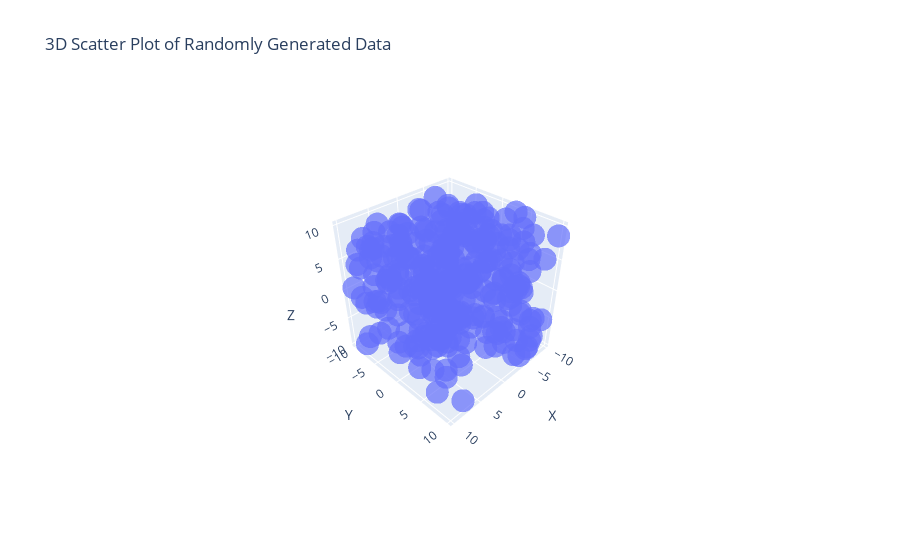

Notebook cell for this chart:
### Code cell
'''
Q1. Using the given dataset, to generate a 3D scatter plot to visualize the distribution of data points in a three
    dimensional space.
np.random.seed(30)
data = {
    'X': np.random.uniform(-10, 10, 300),
    'Y': np.random.uniform(-10, 10, 300),
    'Z': np.random.uniform(-10, 10, 300)
}
df = pd.DataFrame(data)

Answer:
    To generate a 3d scatter plot to visualize the distribution of data points in a three dimensional space using the given dataset.
    The code use the matplotlib's 3d plotting capabilities.
Answer:
    To generate a 3D scatter plot using the given dataset, into Plotly.
    3d Scatter Plot Using Plotly
    The code is as following.
'''

# Set random seed for reproducibility
np.random.seed(30)

# Generate the dataset
data = {
    'X': np.random.uniform(-10, 10, 300),
    'Y': np.random.uniform(-10, 10, 300),
    'Z': np.random.uniform(-10, 10, 300)
}

df = pd.DataFrame(data)

# Create a 3d scatter plot
fig = px.scatter_3d(df, x="X", y="Y", z="Z", title="3D Scatter Plot of Randomly Generated Data", opacity=0.7)


'''
Explanation:
    3D Scatter Plot
    We use plotly.express.scatter_3d() to generate a 3D scatter plot.
    x, y, and z parameters specify the three axes of the plot.
    opacity=0.7 adjusts the transparency to make overlapping points easier to visualize.
Insights:
    This approach will first will show the distribution of data points in the form of 3D scatter plot
    in a three dimensional space.
    With the help of plotly we can interact with the dataPoints 
'''
# Showing the plot
fig.show()

### Figure 1 — Plotly figure (JSON) as saved in the notebook; plotly's stock layout.template omitted (floating-point values rounded to 4 significant figures; data arrays with more than 128 entries replaced by an {"elided": "..."} marker saying what was removed)
{"data": [{"hovertemplate": "X=%{x}<br>Y=%{y}<br>Z=%{z}<extra></extra>", "legendgroup": "", "marker": {"color": "#636efa", "opacity": 0.7, "symbol": "circle"}, "mode": "markers", "name": "", "scene": "scene", "showlegend": false, "type": "scatter3d", "x": {"elided": "300 float values"}, "y": {"elided": "300 float values"}, "z": {"elided": "300 float values"}}], "layout": {"autosize": true, "legend": {"tracegroupgap": 0}, "scene": {"aspectmode": "auto", "aspectratio": {"x": 0.9933, "y": 1.007, "z": 0.9996}, "camera": {"center": {"x": 0, "y": 0, "z": 0}, "eye": {"x": 1.755, "y": 1.755, "z": 1.755}, "projection": {"type": "perspective"}, "up": {"x": 0, "y": 0, "z": 1}}, "domain": {"x": [0, 1], "y": [0, 1]}, "xaxis": {"title": {"text": "X"}, "type": "linear"}, "yaxis": {"title": {"text": "Y"}, "type": "linear"}, "zaxis": {"title": {"text": "Z"}, "type": "linear"}}, "title": {"text": "3D Scatter Plot of Randomly Generated Data"}}}
